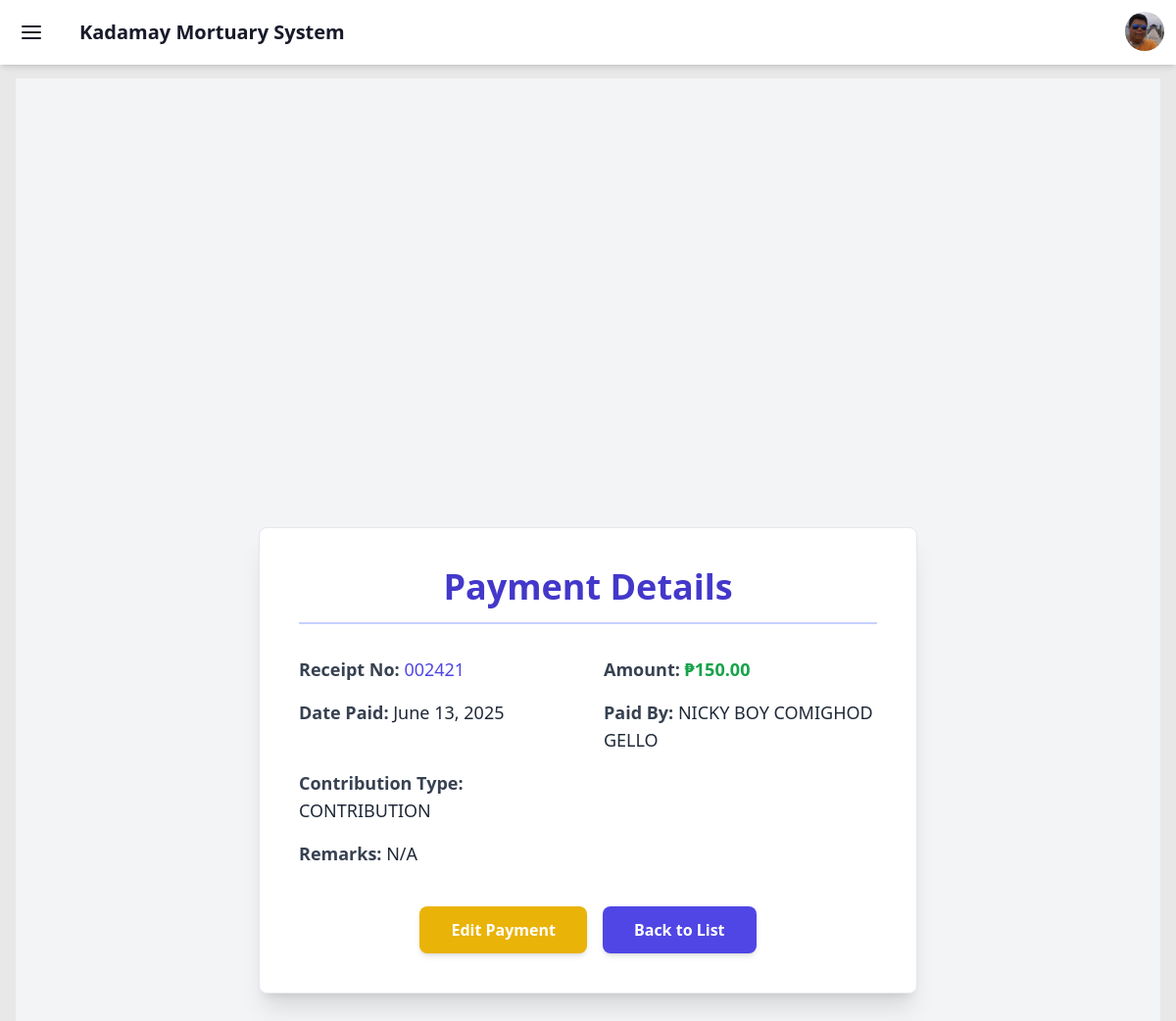
/payment/1/detail/ (signed in), run on the app's committed database.
### apps/account/models.py (models this page shows, shortened)
class Profile(models.Model):
    user = models.OneToOneField(User, on_delete=models.CASCADE)
    THEME_CHOICES = [
        ('light', 'Light (Default DaisyUI)'),
        ('dark', 'Dark'),
        ('corporate', 'Corporate'),  # Your current default
        ('retro', 'Retro'),
        ('cyberpunk', 'Cyberpunk'),
        ('valentine', 'Valentine'),
        ('halloween', 'Halloween'),
        ('forest', 'Forest'),
        ('aqua', 'Aqua'),
        ('luxury', 'Luxury'),
        ('dracula', 'Dracula'),
        ('cmyk', 'CMYK'),
        ('autumn', 'Autumn'),
        ('business', 'Business'),
        ('acid', 'Acid'),
        ('lemonade', 'Lemonade'),
        ('night', 'Night'),
        ('coffee', 'Coffee'),
        ('winter', 'Winter'),
        ('dim', 'Dim'),
        ('nord', 'Nord'),
        ('sunset', 'Sunset'),
    ]
    theme = models.CharField(
        max_length=50, choices=THEME_CHOICES, default='corporate')
    profile_picture = models.ImageField(
        upload_to='profile_pics/', blank=True, null=True)

### apps/payment/models.py (models this page shows, shortened)
class Payment(models.Model):
    individual = models.ForeignKey(Individual, on_delete=models.PROTECT,
                                   related_name='payments_made',
                                   verbose_name="Payee")
    contribution_type = models.ForeignKey(
        ContributionType, on_delete=models.PROTECT)
    amount = models.DecimalField(max_digits=10, decimal_places=2)
    date_paid = models.DateField(default=timezone.now)
    PAYMENT_METHOD_CHOICES = [
        ('Cash', 'Cash'),
        ('Bank Transfer', 'Bank Transfer'),
        ('Cheque', 'Cheque'),
        ('Online', 'Online Payment'),
        ('Other', 'Other'),
    ]
    payment_method = models.CharField(
        max_length=50, choices=PAYMENT_METHOD_CHOICES, default='Cash')
    receipt_no = models.CharField(
        max_length=50, unique=True, blank=True, null=True)
    notes = models.TextField(blank=True, null=True,
                             verbose_name="Remarks")  # Use for Remarks
    covered_members = models.ManyToManyField(Individual, related_name='payments_covered', blank=True,
                                             help_text="Select members covered by this payment.")
    created_at = models.DateTimeField(auto_now_add=True)
    updated_at = models.DateTimeField(auto_now=True)
    class Meta:
        ordering = ['-date_paid', '-created_at']
        verbose_name = "Payment/Contribution"
        verbose_name_plural = "Payment/Contributions"

class ContributionType(models.Model):
    name = models.CharField(max_length=100)
    amount = models.DecimalField(max_digits=10, decimal_places=2, default=0.00)
    description = models.TextField(blank=True, null=True)

### apps/individual/models.py (models this page shows, shortened)
class Individual(models.Model):
    given_name = models.CharField(max_length=100)
    middle_name = models.CharField(max_length=100, blank=True, null=True)
    surname = models.CharField(max_length=100)
    suffix_name = models.CharField(max_length=10, blank=True, null=True)
    sex = models.CharField(
        max_length=50, choices=GENDER_CHOICES, blank=True, null=True)
    civil_status = models.CharField(
        max_length=150, choices=CIVIL_STATUS_CHOICES, blank=True, null=True)
    birth_date = models.DateField(blank=True, null=True)
    contact_number = models.CharField(max_length=20, blank=True, null=True)
    email_address = models.EmailField(blank=True, null=True)
    membership_id = models.CharField(max_length=50, blank=True, null=True)
    address = models.CharField(max_length=255, blank=True, null=True)
    RELATIONSHIP_CHOICES = [
        ('HEAD', 'Head'),
        ('SPOUSE', 'Spouse'),
        ('CHILD', 'Child'),
        ('PARENT', 'Parent'),
        ('SIBLING', 'Sibling'),
        ('OTHER', 'Other'),
    ]
    relationship = models.CharField(
        max_length=10, choices=RELATIONSHIP_CHOICES)
    MEMBERSHIP_STATUS_CHOICES = [
        ('ACTIVE', 'Active'),
        ('INACTIVE', 'Inactive'),
        ('PENDING', 'Pending'),
    ]
    membership_status = models.CharField(
        max_length=150, choices=MEMBERSHIP_STATUS_CHOICES, default='ACTIVE')
    is_active_member = models.BooleanField(default=True)
    is_alive = models.BooleanField(default=True)
    date_added = models.DateTimeField(auto_now_add=True)
    family = models.ForeignKey(
        Family, on_delete=models.SET_NULL, null=True, blank=True, related_name='members')
    @property
    def full_name(self):
        parts = []
        if self.given_name:
            parts.append(self.given_name)
        if self.middle_name:
            parts.append(self.middle_name)
        if self.surname:
            parts.append(self.surname)
        if self.suffix_name:
            parts.append(self.suffix_name)
        return " ".join(parts).strip()
    class Meta:
        verbose_name_plural = "Individuals"

### apps/payment/views.py (the view)
# urls.py: path('<int:pk>/detail/', views.payment_detail_view, name='payment_detail'),
@login_required
def payment_detail_view(request, pk):
    payment = get_object_or_404(Payment, pk=pk)
    covered_members = payment.covered_members.all().order_by('surname', 'given_name')
    context = {
        'payment': payment,
        'covered_members': covered_members,
        'page_title': f'Payment Details - {payment.receipt_no}',
    }
    return render(request, 'payment/payment_detail.html', context)

### apps/account/context_processors.py (called while the page is built)
def user_church(request):
    if request.user.is_authenticated:
        try:
            if request.user.is_superuser:
                from apps.church.models import Church
                return {'church': Church.objects.first()}
            user_church = UserChurch.objects.filter(user=request.user).first()
            return {'church': user_church.church if user_church else None}
        except:
            return {'church': None}
    return {'church': None}

### templates/payment/payment_detail.html (shortened to what this page needs)
{% extends 'base.html' %}
{% block content %}
<div class="flex justify-center items-center min-h-screen bg-gray-100 py-6">
    <div class="w-full max-w-2xl bg-white shadow-xl rounded-lg p-8 md:p-10 border border-gray-200">
        <h1 class="text-4xl font-extrabold text-indigo-700 mb-8 text-center border-b-2 border-indigo-200 pb-4">
            Payment Details
        </h1>
        {% if payment %}
            <div class="grid grid-cols-1 md:grid-cols-2 gap-y-4 gap-x-8 text-gray-800 text-lg mb-8">
                <p><strong class="font-semibold text-gray-700">Receipt No:</strong> <span class="text-indigo-600">{{ payment.receipt_no }}</span></p>
                <p><strong class="font-semibold text-gray-700">Amount:</strong> <span class="text-green-600 font-bold">₱{{ payment.amount|floatformat:2 }}</span></p>
                <p><strong class="font-semibold text-gray-700">Date Paid:</strong> {{ payment.date_paid|date:"F d, Y" }}</p>
                <p><strong class="font-semibold text-gray-700">Paid By:</strong> {{ payment.individual.full_name }}</p>
                <p><strong class="font-semibold text-gray-700">Contribution Type:</strong> {{ payment.contribution_type.name }}</p>
                <p class="md:col-span-2"><strong class="font-semibold text-gray-700">Remarks:</strong> {{ payment.remarks|default:"N/A" }}</p>
            </div>
            <div class="mt-10 flex flex-col sm:flex-row justify-center space-y-4 sm:space-y-0 sm:space-x-4">
                <a href="{% url 'payment:payment_update' payment.id %}" class="w-full sm:w-auto px-8 py-3 bg-yellow-500 hover:bg-yellow-600 text-white font-semibold rounded-lg shadow-md transition duration-200 ease-in-out text-center transform hover:scale-105">
                    Edit Payment
                </a>
                <a href="{% url 'payment:payment_list' %}" class="w-full sm:w-auto px-8 py-3 bg-indigo-600 hover:bg-indigo-700 text-white font-semibold rounded-lg shadow-md transition duration-200 ease-in-out text-center transform hover:scale-105">
                    Back to List
                </a>
            </div>
        {% else %}
            <p class="text-center text-gray-600 text-xl py-10">No payment found for the requested ID.</p>
        {% endif %}
    </div>
</div>
{% endblock %}

### templates/base.html (shortened to what this page needs)
<!DOCTYPE html>
<html lang="en" data-theme="{{ request.user.profile.theme|default:'corporate' }}">
<head>
    <link rel="stylesheet" href="https://cdn.jsdelivr.net/npm/daisyui@4.10.1/dist/full.min.css" />
    <script src="https://cdn.tailwindcss.com"></script>
</head>
<body class="bg-base-200 text-base-content min-h-screen flex flex-col">
    <div class="drawer z-40 flex-grow pt-16">
        <div class="drawer-content flex flex-col">
            <header class="hidden lg:flex navbar bg-base-100 shadow-md z-50 fixed top-0 w-full">
                <div class="flex-1">
                    <button class="btn btn-square btn-ghost mr-2" onclick="document.getElementById('drawer-toggle').checked = !document.getElementById('drawer-toggle').checked;">
                        <i data-feather="menu"></i>
                    </button>
                    <a class="btn btn-ghost text-xl">Kadamay Mortuary System</a>
                </div>
                <div class="flex-none gap-2">
                    <div class="dropdown dropdown-end">
                        <div tabindex="0" role="button" class="btn btn-ghost btn-circle avatar">
                            <div class="w-10 rounded-full">
                                {% if user.profile.profile_picture %}
                                    <img alt="User avatar" src="{{ user.profile.profile_picture.url }}" onerror="this.onerror=null;this.src='https://api.dicebear.com/7.x/initials/svg?seed={{ user.username }}';"/>
                                {% else %}
                                    <img alt="User avatar" src="https://api.dicebear.com/7.x/initials/svg?seed={{ user.username }}" />
                                {% endif %}
                            </div>
                        </div>
                    </div>
                </div>
            </header>
            <main class="flex-grow p-4">
                {% block content %}{% endblock %}
            </main>
        </div>
        <div class="drawer-side" id="drawer-menu">
            <label for="drawer-toggle" class="drawer-overlay"></label>
        </div>
    </div>
</body>
</html>

### data on the page
Payment: receipt_no "002421", amount "150.00", date_paid "June 13, 2025", individual.full_name "NICKY BOY COMIGHOD GELLO", contribution_type.name "CONTRIBUTION"

### other printed values
{{ payment.remarks|default:"N/A" }} "N/A"
